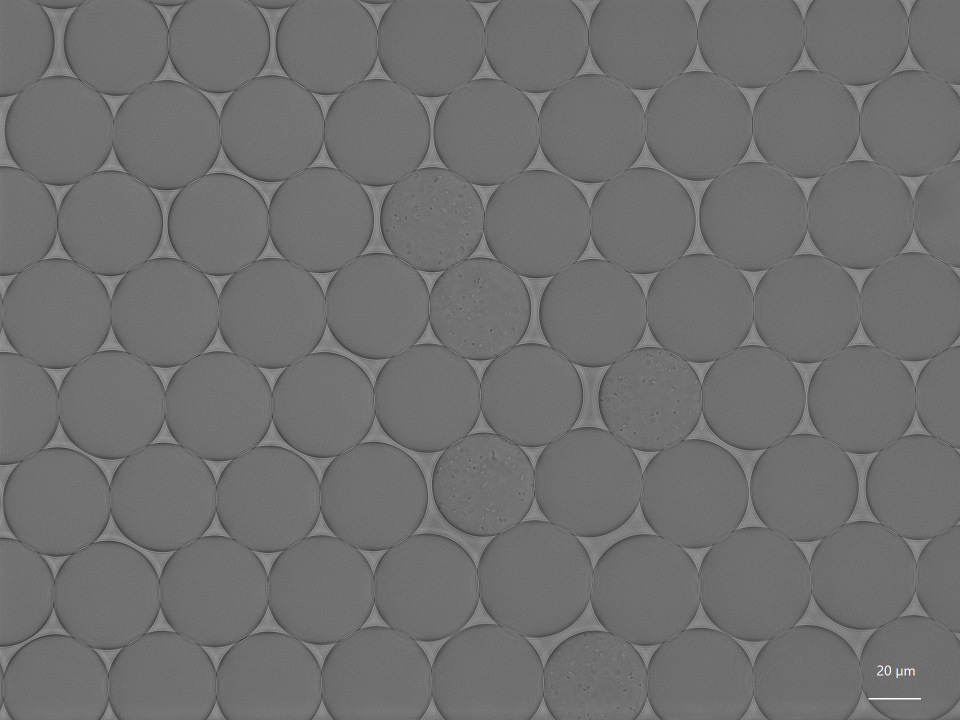
#> input picture 20240814_EcoN_40x_7BF_28.tif, 1920 x 1440 px (shown at 1/2 size); its folder holds 2 pictures in this run
$ python circleDetection.py
#> lines starting #> are read from the running program, lines starting #| are printed output that depends on the picture; after the words box and inside, x2 and y2 are one past the last pixel; in counts of white or black regions, pixels touching at a corner belong together; long printed decimals are rounded
import cv2
import numpy as np
import matplotlib.pyplot as plt
import math

class Image:
    def __init__(self, path):
        self.original = self._load_image(path)
        self.name = self._extract_image_name(path)
        self.preprocessed = None
        self.circles = None

    def _load_image(self, path):
#> called with path = '20240814_EcoN_40x_7BF_28.tif'
        image = cv2.imread(path)
#> image is the input picture: shape (1440, 1920, 3); mean B, G, R 111.7, 111.7, 111.7
        if image is None:
            raise FileNotFoundError(f"Image at {path} not found or could not be loaded.")
        return image

    def _extract_image_name(self, path):
        r_edge = path.rfind(".")
        if r_edge > -1:
            path = path[:r_edge]
        l_edge = path.rfind("/" or "\\")
        if l_edge > -1:
            path = path[l_edge+1:]
        return path


class CircleDetector:
    def __init__(self, min_radius=10, max_radius=50, min_dist=20, clahe_low=10, clahe_high=50):
        # Parameters for Hough
        self.min_radius = min_radius
        self.max_radius = max_radius
        self.min_dist = min_dist
        # Parameters for Preprocessing (clahe)
        self.clahe_threshold_low = clahe_low
        self.clahe_threshold_high = clahe_high

    def circleDetection(self, image_path):

        image = Image(image_path)

        self.preprocessing_image(image)

        image.circles = cv2.HoughCircles(
            image.preprocessed,                    # The processed edges image
            cv2.HOUGH_GRADIENT,             # The detection method (always use HOUGH_GRADIENT)
            dp=1,                           # Inverse accumulator resolution
            minDist=self.min_dist,          # Minimum distance between circle centers
            param1=50,                      # Higher Canny edge threshold
            param2=30,                      # Accumulator threshold for circle detection
            minRadius=self.min_radius,      # Minimum circle radius
            maxRadius=self.max_radius       # Maximum circle radius
        )

        if image.circles is not None:
            print(f"Detected {len(image.circles[0])} circles")
            self.visualize_circles(image)
            self.calculate_statistics(image)
        else:
            print("No circles detected.")


    def preprocessing_image(self, image: Image):
        gray = cv2.cvtColor(image.original, cv2.COLOR_BGR2GRAY)                         # Apply Gray filter
        clahe = cv2.createCLAHE(clipLimit=2.0, tileGridSize=(8, 8))                     # Apply clahe (advanced contrast enhancement technique)
        enhanced = clahe.apply(gray)
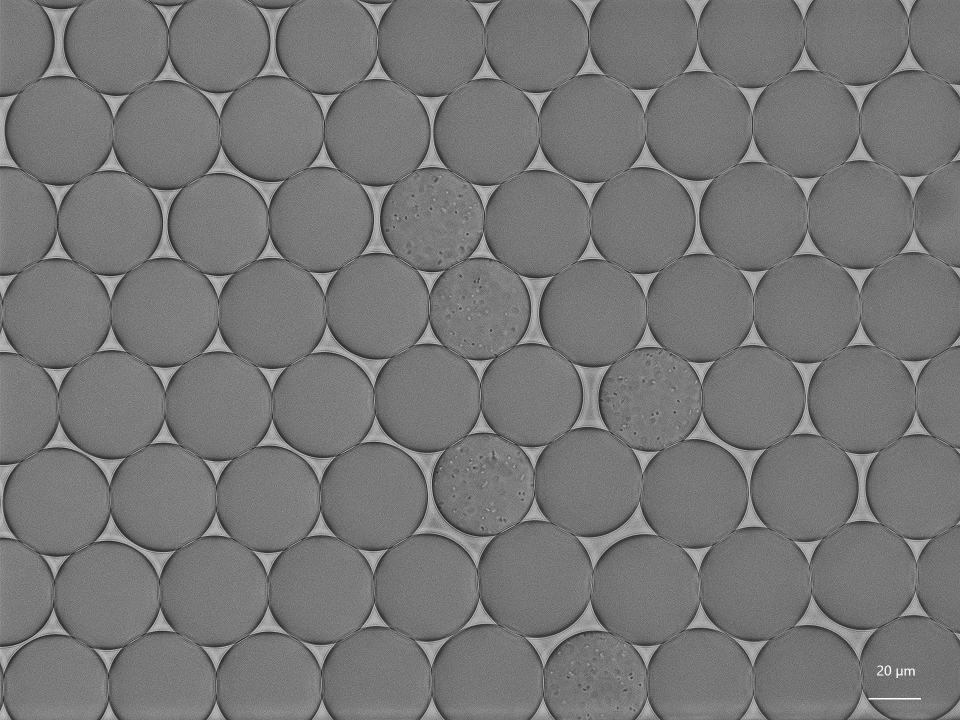
#> enhanced: shape (1440, 1920) (shown at 1/2 size); min 8, max 255, mean 118.6
        blurred = cv2.GaussianBlur(enhanced, (5, 5), 0)                                 # Apply Gaussian blur to reduce noise
        edges = cv2.Canny(blurred, self.clahe_threshold_low, self.clahe_threshold_high) # Apply Canny edge detection
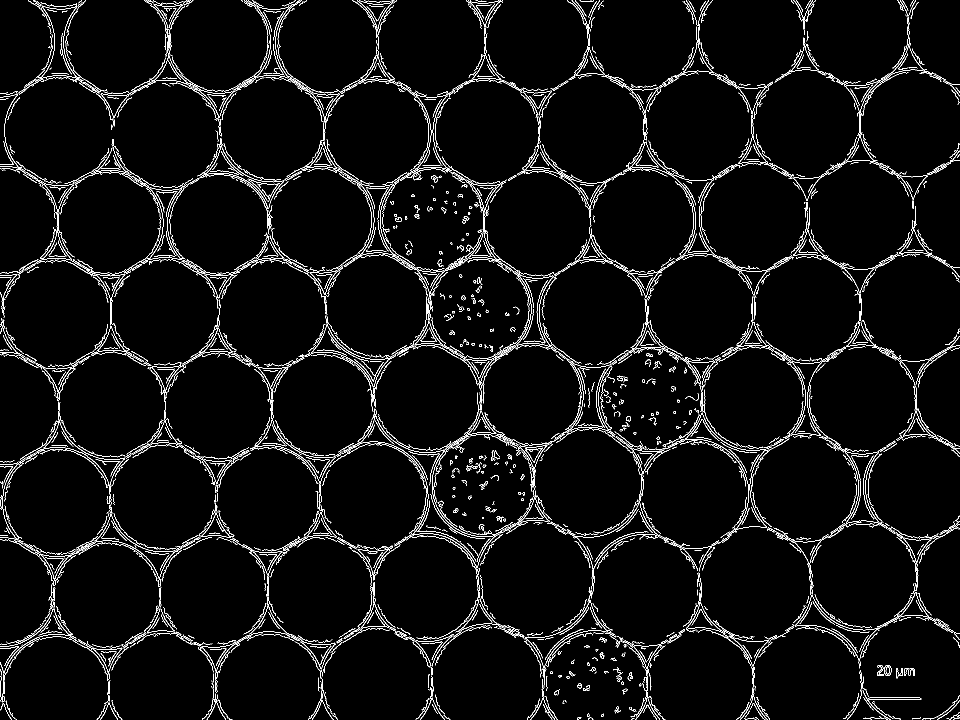
#> edges: shape (1440, 1920) (shown at 1/2 size); 4.2% white in thin lines or dots
        kernel = cv2.getStructuringElement(cv2.MORPH_RECT, (1, 1))                      # Define a small kernel for noise removal
        opened = cv2.morphologyEx(edges, cv2.MORPH_OPEN, kernel)                        # Apply morphological opening
        closed = cv2.morphologyEx(opened, cv2.MORPH_CLOSE, kernel)                      # Apply morphological closing to fill gaps
        kernel = cv2.getStructuringElement(cv2.MORPH_RECT, (3, 3))                      # Define a small kernel for dilation
        dilated = cv2.dilate(closed, kernel, iterations=1)                              # Apply dilation
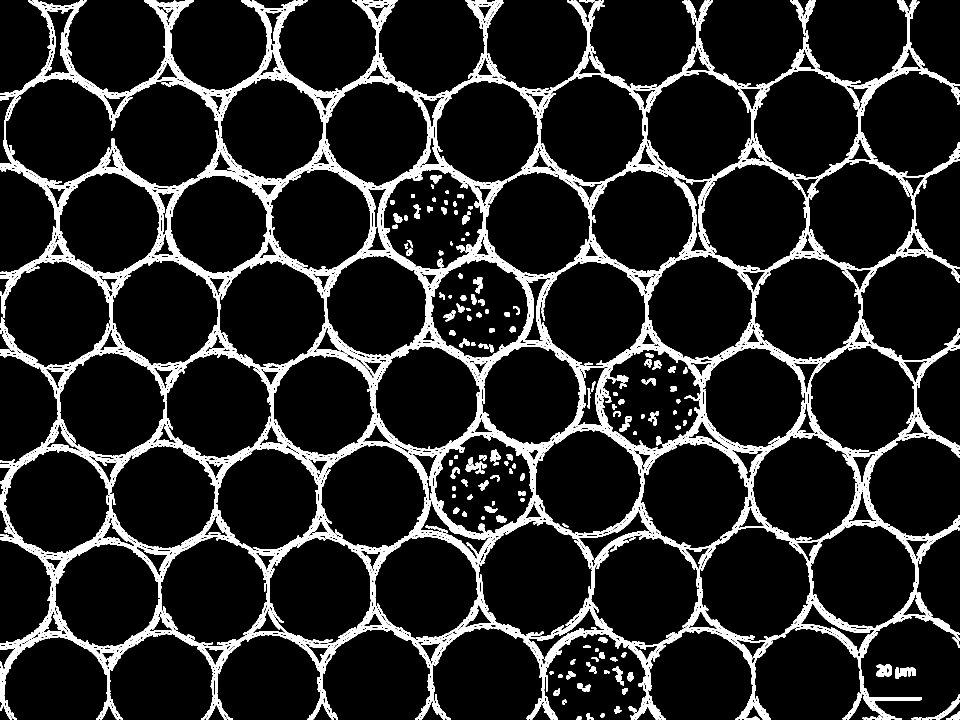
#> dilated: shape (1440, 1920) (shown at 1/2 size); 13.3% white; 169 white regions, largest, box (x1, y1, x2, y2) and area: (0, 0, 1920, 1440) 346047, (1685, 1339, 1844, 1440) 2539, (1581, 0, 1632, 71) 1087
        final_edges = cv2.GaussianBlur(dilated, (5, 5), 0)                              # Apply Gaussian blur to the dilated image
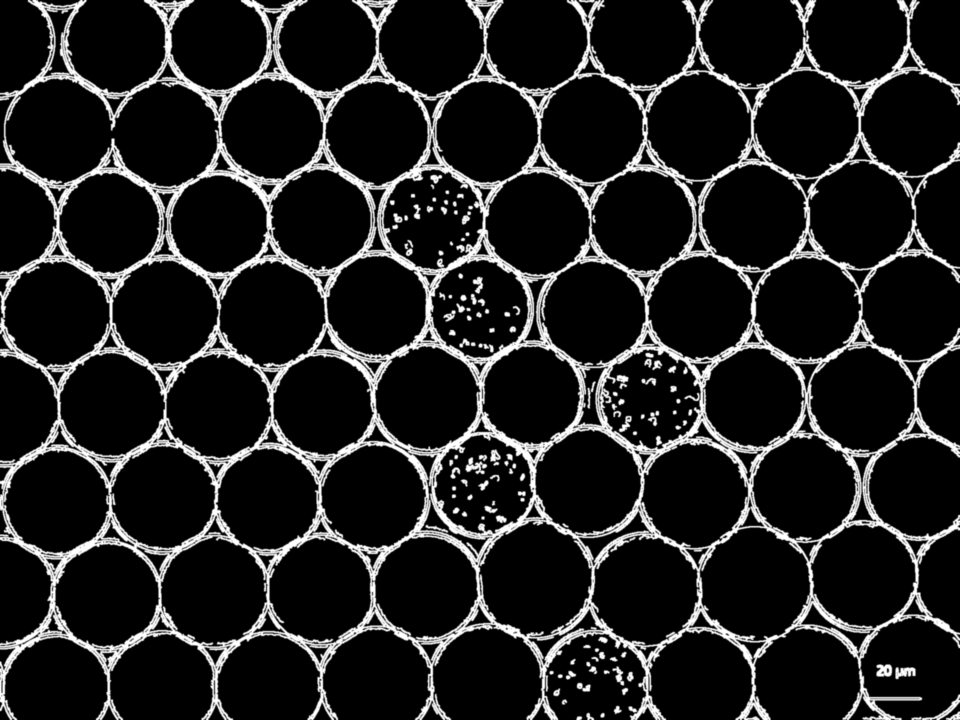
#> final_edges: shape (1440, 1920) (shown at 1/2 size); min 0, max 255, mean 34
#> in circleDetection, `image.circles = cv2.HoughCircles( image.preprocessed,`: image.circles = 72 rows, first 8: [215.5, 445.5, 108.7], [1174.5, 961.5, 114.2], [1720.5, 428.5, 112], [754.5, 611.5, 105.4], [116.5, 1005.5, 110.9], [210.5, 1190.5, 113.1], [1071.5, 1158.5, 114.2], [112.5, 626.5, 109.8]
#| Detected 72 circles
        final_edges = cv2.normalize(final_edges, None, 0, 255, cv2.NORM_MINMAX)         # Normalizing final image

        image.preprocessed = final_edges
        cv2.imwrite(f"preprocesses_image_{image.name}.png", final_edges)


    def visualize_circles(self, image: Image):
        # Draw the detected circles on the original image
        circles = np.uint16(np.around(image.circles))  # Round the values
#> circles = 72 rows, first 8: [216, 446, 109], [1174, 962, 114], [1720, 428, 112], [754, 612, 105], [116, 1006, 111], [210, 1190, 113], [1072, 1158, 114], [112, 626, 110]
        output = image.original.copy()
        for (x, y, r) in circles[0, :]:
            cv2.circle(output, (x, y), r, (0, 255, 0), 2)  # Draw the circle
            cv2.circle(output, (x, y), 2, (0, 0, 255), 3)  # Draw the center
#> this loop made 72 passes
#> (x, y, r) on passes 1 to 12: (216, 446, 109), (1174, 962, 114), (1720, 428, 112), (754, 612, 105), (116, 1006, 111), (210, 1190, 113), (1072, 1158, 114), (112, 626, 110), (744, 994, 113), (864, 438, 111), (1076, 442, 106), (854, 792, 113)
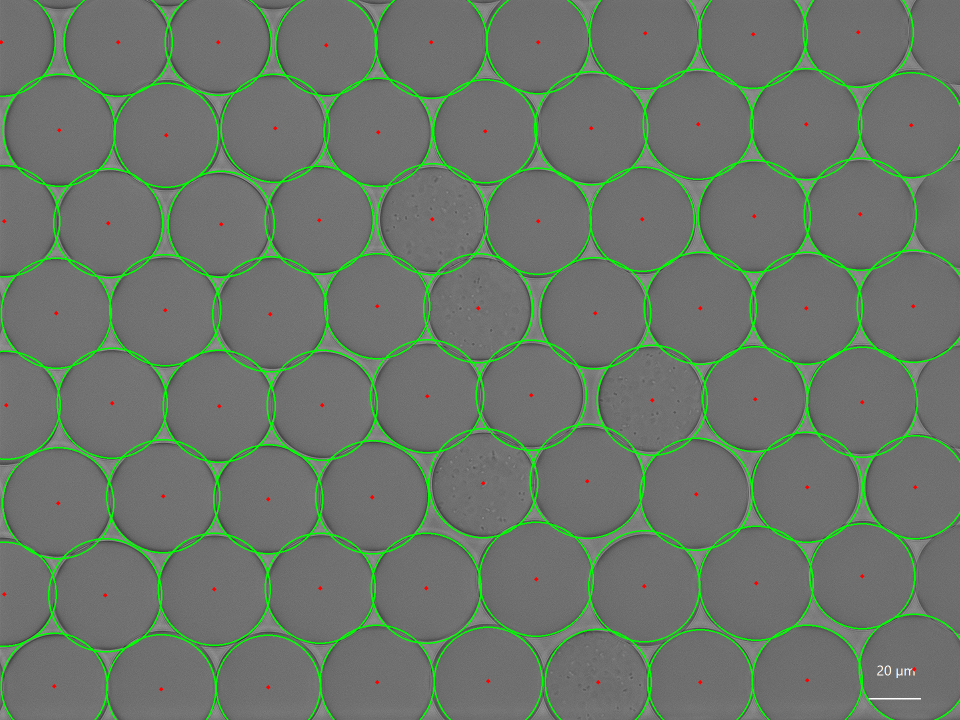
#> output: shape (1440, 1920, 3) (shown at 1/2 size); 4.72% of pixels changed, all inside (x1, y1, x2, y2) = (0, 0, 1920, 1440)

        # Display the result
        plt.imshow(cv2.cvtColor(output, cv2.COLOR_BGR2RGB))
        plt.title("Detected Circles")
        plt.axis("off")
        plt.show()
        cv2.imwrite(f"output_{image.name}.png", output)


    def calculate_statistics(self, image: Image):
        r_list = []
        center_list = []
        dist_list = []

        for (x, y, r) in image.circles[0, :]:
            r_list.append(r)
            center_list.append((float(x),float(y), float(r)))
            for (x2,y2,r2) in image.circles[0, :]:
                dist = math.hypot(float(x2) - float(x), float(y2) - float(y))
                if 0 < dist < (r+r2)*1.5:
                    dist_list.append(dist-r-r2)
#> this loop made 72 passes
#> (x, y, r) on passes 1 to 12: (215.5, 445.5, 108.7), (1174.5, 961.5, 114.2), (1720.5, 428.5, 112), (754.5, 611.5, 105.4), (116.5, 1005.5, 110.9), (210.5, 1190.5, 113.1), (1071.5, 1158.5, 114.2), (112.5, 626.5, 109.8), (743.5, 993.5, 113.1), (864.5, 438.5, 110.9), (1076.5, 442.5, 106.4), (853.5, 792.5, 113.1)
#> after the loop, center_list = 72 items, first 6: (215.5, 445.5, 108.7), (1174.5, 961.5, 114.2), (1720.5, 428.5, 112), (754.5, 611.5, 105.4), (116.5, 1005.5, 110.9), (210.5, 1190.5, 113.1); dist_list = 368 values, max 110.3 at index 9, min -19.23 at index 54, mean -4.82; r_list = 72 values, max 115.3 at index 46, min 101 at index 56, mean 109.2

        mid_r = sum(r_list) / len(r_list)
#> mid_r = 109.2
        print(f"Medium Radius: {mid_r}")
#| Medium Radius: 109.197
        print(f"Standard Deviation Radius: {np.std(r_list)}")
#| Standard Deviation Radius: 3.179

        mid_dist = sum(dist_list) / len(dist_list)
#> mid_dist = -4.82
        print(f"Medium Distance: {mid_dist}")
#| Medium Distance: -4.824
        print(f"Standard Deviation Distance: {np.std(dist_list)}")
#| Standard Deviation Distance: 11.874

if __name__ == "__main__":
    #detectSmallCircles = CircleDetector(clahe_low=10, clahe_high=50, min_radius=10, max_radius=50, min_dist=20)
    #detectSmallCircles.circleDetection("img.tif")
    #detectSmallCircles.circleDetection("20240814_EcoN_10x_17BF.tif")

    detectSmallCircles = CircleDetector(clahe_low=40, clahe_high=80, min_radius=80, max_radius=150, min_dist=100)
    detectSmallCircles.circleDetection("20240814_EcoN_40x_7BF_28.tif")
